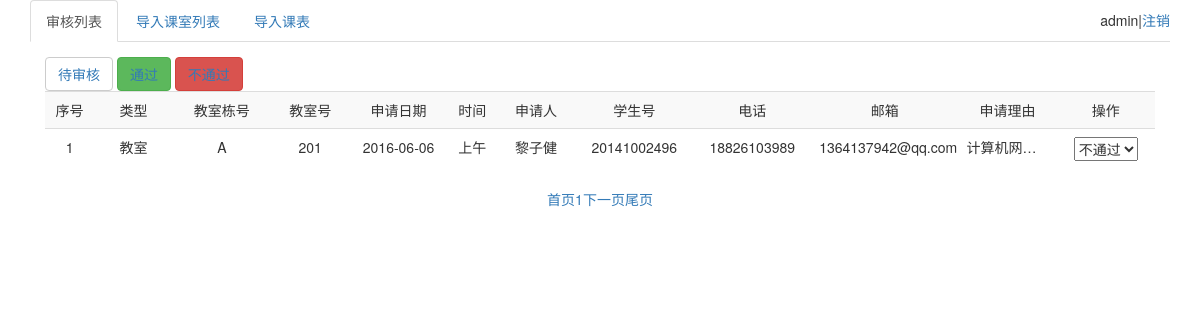
Screenshot of /admin/management.php?flag=3 (signed in) with the database file from the repository.
### tables this page shows
CREATE TABLE `order` (
  `id` int(11) NOT NULL AUTO_INCREMENT,
  `class_id` int(11) NOT NULL,
  `date` date NOT NULL COMMENT '申请日期',
  `time` varchar(16) NOT NULL COMMENT '时间，上午，下午，晚上',
  `name` varchar(16) NOT NULL COMMENT '申请人',
  `num` varchar(11) NOT NULL COMMENT '学生号',
  `phone` varchar(11) NOT NULL,
  `email` varchar(26) NOT NULL,
  `check` tinyint(1) DEFAULT '1' COMMENT '审核意见，1为审核中，2为通过，3为不通过',
  `reason` varchar(200) DEFAULT NULL COMMENT '申请理由',
  PRIMARY KEY (`id`)
);

CREATE TABLE `class` (
  `id` int(11) NOT NULL AUTO_INCREMENT,
  `building` varchar(2) NOT NULL COMMENT '栋',
  `room` varchar(3) NOT NULL COMMENT '课室号',
  `size` tinyint(1) NOT NULL COMMENT '容纳人数,1:50人，2：100人，3：150人',
  `type` tinyint(1) NOT NULL COMMENT '1:实验室，2：课室',
  `usage` varchar(16) NOT NULL,
  PRIMARY KEY (`id`)
);

### Mysql.class.php (called while the page is built, shortened)
<?php
class Mysql {
    public function query($sql) {
        $re = mysql_query($sql) or die(mysql_error());
        return $re;
    }
    public function getAll($sql) {
        $list = array();
        $rs = $this->query($sql);
        while($row = mysql_fetch_assoc($rs)) {
            $list[] = $row;
        }
        return $list;
    }
    public function getRow($sql) {
        $rs = $this->query($sql);
        return mysql_fetch_assoc($rs);
    }
}

### Page.class.php (called while the page is built, shortened)
<?php
class Page{
    private $pageNum;
    private $result;
    public function __construct($Mysql,$all,$perpage,$eachPage){
        $arr = $Mysql->getRow($all);
        $this->totalPageNum = $arr['total_num'];
        $this->pageNum = ceil($this->totalPageNum / $perpage);
        $this->result = $class = $Mysql->getAll($eachPage);
    }
    public function getPage(){
        return array(
            "result" => $this->result,
            "pageNum" => $this->pageNum
        );
    }
}

### admin/management.php (the view, shortened to what this page needs)
<!DOCTYPE html>
<?php
if(!(isset($_SESSION['admin']) && !empty($_SESSION['admin']))){
    header('location:login.html');
    exit;
}else{
    include "../Mysql.class.php";
    $Mysql = new Mysql();
}
?>
<html>
<head lang="en">
    <link rel="stylesheet" href="../css/bootstrap.min.css"/>
    <link rel="stylesheet" href="../css/management.css"/>
</head>
<body>
<div class="container">
    <div>
        <ul class="nav nav-tabs">
            <li role="presentation" class="active"><a href="management.php">审核列表</a></li>
            <li role="presentation"><a href="classList.php">导入课室列表</a></li>
            <li role="presentation"><a href="course.php">导入课表</a></li>
            <li class="user">
                <?php echo $_SESSION['admin']; ?>|<span><a href="loginout.php">注销</a></span>
            </li>
        </ul>
    </div>
    <div class="modal-body">
        <button type="button" class="btn btn-default"><a href="management.php?flag=1">待审核</a></button>
        <button type="button" class="btn btn-success"><a href="management.php?flag=2">通过</a></button>
        <button type="button" class="btn btn-danger"><a href="management.php?flag=3">不通过</a></button>
        <table class="table table-hover table-striped" style="table-layout:fixed;text-align: center">
            <tr>
                <td width="5%">序号</td>
                <td width="8%">类型</td>
                <td width="10%">教室栋号</td>
                <td width="8%">教室号</td>
                <td width="10%">申请日期</td>
                <td width="5%">时间</td>
                <td width="8%">申请人</td>
                <td width="12%">学生号</td>
                <td width="12%">电话</td>
                <td width="15%">邮箱</td>
                <td width="10%">申请理由</td>
                <td width="10%">操作</td>
            </tr>
            <?php
            include "../Page.class.php";
            if(isset($_GET['flag']) && !empty($_GET['flag'])){
                $flag = $_GET['flag'];
            }else{
                $flag = 1;
            }
            $all = "select count(id) as total_num from `order` where `check` = ".$flag;
            $perpage = 10;
            if (isset($_GET['page']) && !empty($_GET['page'])) {
                $curPage = $_GET['page'];
                $page = ($_GET['page'] - 1) * $perpage;
            } else {
                $page = $curPage = 0;
            }
            $eachPage = "select *,order.id as order_id from `order` join class on class.id = order.class_id where `check` = ".$flag." order by date,time desc limit " . $page . "," . $perpage;
            $Page = new Page($Mysql,$all,$perpage,$eachPage);
            $pageList = $Page->getPage();
            $i = 1;
            foreach ($pageList['result'] as $v) {
                echo "<tr>";
                echo "<td width='5%'>" . $i++ . "<input type='text' hidden='hidden' class='id' name='id' value='".$v['order_id']."'></td>";
                echo "<td width='10%' class='type'>";
                switch($v['type']){
                    case 1: echo "教室";break;
                }
                echo "</td>";
                echo "<td class='building'>" . $v['building'] . "</td>";
                echo "<td class='room'>" . $v['room'] . "</td>";
                echo "<td class='date'>" . $v['date'] . "</td>";
                echo "<td class='time'>" . $v['time'] . "</td>";
                echo "<td class='name'>" . $v['name'] . "</td>";
                echo "<td>" . $v['num'] . "</td>";
                echo "<td>" . $v['phone'] . "</td>";
                echo "<td class='email'>" . $v['email'] . "</td>";
                echo "<td class='reason' onmouseover='showReason(this,event)' onmouseout='hideReason(this)'>" . $v['reason'] . "<textarea class='reason_de'>".$v['reason']."</textarea></td>";
                echo "<td><select name='check'>";
                switch($v['check']){
                    case 3 : echo "<option value='1'>待审核</option><option value='2'>通过</option><option value='3' selected>不通过</option>";
                        break;
                }
                echo "</select></td>";
                echo "</tr>";
            }
            ?>
        </table>
        <?php
        echo "<div class='page'>";
        echo "<a href='management.php?page=1'>首页</a>";
        for ($i = ($curPage - 2) <= 0 ? 1 : ($curPage - 2); $i <= (($curPage+2) >= $pageList['pageNum'] ? $pageList['pageNum'] : ($curPage+2)); $i++) {
            echo "<a href='management.php?page=" . $i . "'>" . $i . "</a>";
        }
        if ($curPage != $pageList['pageNum']) {
            echo "<a href='management.php?page=" . ($curPage + 1) . "'>下一页</a>";
        }
        echo "<a href='management.php?page=" . $pageList['pageNum'] . "'>尾页</a>";
        echo "</div>";
            ?>
    </div>
</div>
</body>
</html>

### admin/management.php (style rules this page uses)
.nav .user { line-height: 40px; float: right; }
.nav .user span { cursor: pointer; }
.page { text-align: center; }
.reason { overflow:hidden; text-overflow:ellipsis; white-space:nowrap; cursor: default; }

### rows the page displays
order: class.building "A", class.room "201", date "2016-06-06", time "上午", name "黎子健", num "20141002496", phone "18826103989", email "1364137942@qq.com", reason "计算机网…", check "不通过"

### other values shown
$_SESSION['admin'] "admin"
